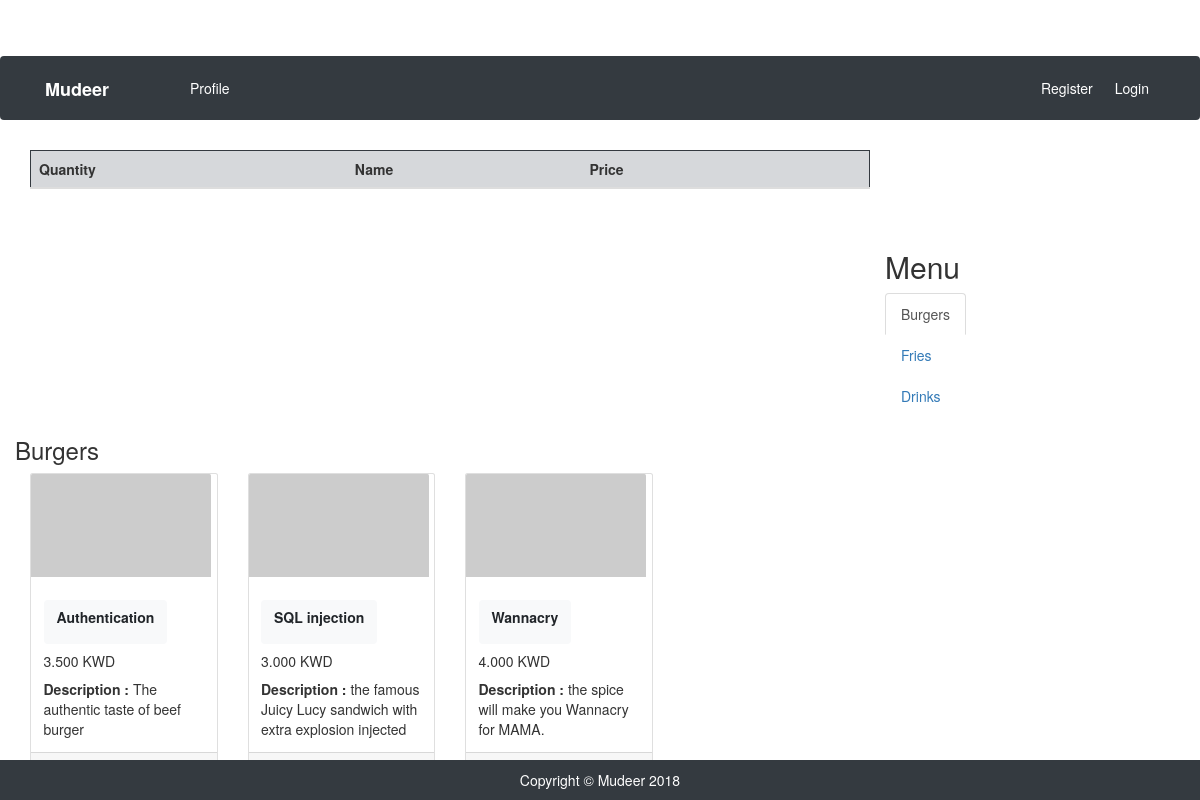
/ordering_page/37/, run on the app's committed database.
### POSsystem/models.py (models this page shows, shortened)
class Category(models.Model):
	restaurant = models.ForeignKey(Restaurant, on_delete=models.CASCADE)
	name = models.CharField(max_length=25)

class Item(models.Model):
	category = models.ForeignKey(Category, on_delete=models.CASCADE)
	name = models.CharField(max_length=25)
	description = models.TextField()
	price = models.DecimalField(max_digits=5, decimal_places=3)

### POSsystem/views.py (the view)
# urls.py: path('ordering_page/<int:restaurant_id>/', views.ordering_page, name='ordering_page'),
def ordering_page(request,restaurant_id):
	restaurant_obj = Restaurant.objects.get(id=restaurant_id)
	items = OrderItem.objects.all()
	order_list = []
	for item in items:
		order_list.append(item)
	context = {
		"restaurant": restaurant_obj,
		"order_list": order_list,
	}
	return render(request, 'ordering_page.html', context)

### POSsystem/templates/ordering_page.html (shortened to what this page needs)
{% extends "base.html" %}
{% block content %}
<link rel="stylesheet" href="https://maxcdn.bootstrapcdn.com/bootstrap/3.3.7/css/bootstrap.min.css">
      <div class="container col-md-12 mt-2 mb-5">
      <table class="table jumbotron border border-dark mt-2 mb-5">
        <thead>
            <tr class='table-secondary'>
                <th scope="col">Quantity</th>
                <th scope="col">Name</th>
                <th scope="col">Price</th>
                <th scope="col"></th>
            </tr>
        </thead>
    </table>
    </div>
    <br>
    <br>
    <br>
    <ul class="nav nav-tabs mt-5">
      <h2>Menu</h2>
    {% for category in restaurant.category_set.all %}
    {% if forloop.first %}
    <li class="active"><a data-toggle="tab" href="#name-{{category.name}}">{{category.name}}</a></li>
    {% else %}
    <li><a data-toggle="tab" href="#name-{{category.name}}">{{category.name}}</a></li>
    {% endif %}
    {% endfor %}
  </ul>
  <div class="tab-content">
      {% for category in restaurant.category_set.all %}
        {% if forloop.first %}
            <div id="name-{{category.name}}" class="tab-pane fade in active">
              <h3>{{category.name}}</h3>
              {% for item in category.item_set.all %}
              <div class="col-lg-3 col-md-6 mb-4">
                <div class="card">
                  <a href="#"><img class="card-img-top" src="http://placehold.it/700x400" alt=""></a>
                  <div class="card-body">
                    <h4 class="card-title">
                      <button class="btn btn-light" onclick="AddItem({{item.id}}, 1);">
                          <p><strong> {{item.name}} </strong></p>
                          </button>
                    </h4>
                    <h5>{{item.price}} KWD</h5>
                    <p class="card-text"><strong>Description :</strong> {{item.description}}</p>
                  </div>
                  <div class="card-footer">
                    <small class="text-muted">&#9733; &#9733; &#9733; &#9733; &#9734;</small>
                  </div>
                </div>
              </div>
              {% endfor %}
            </div>
        {% endif %}
      {% endfor %}
    </div>
{% endblock %}

### POSsystem/static/css/shop-homepage.css (style rules this page uses)
body { padding-top: 54px; }
@media (min-width: 992px) { body { padding-top: 56px; } }
img { display: block; max-width:180px; max-height:180px; width: auto; height: auto; }

### data on the page
Category: name "Burgers"
Category: name "Fries"
Category: name "Drinks"
Item: name "Authentication", price "3.500", description "The authentic taste of beef burger"
Item: name "SQL injection", price "3.000", description "the famous Juicy Lucy sandwich with extra explosion injected"
Item: name "Wannacry", price "4.000", description "the spice will make you Wannacry for MAMA."
